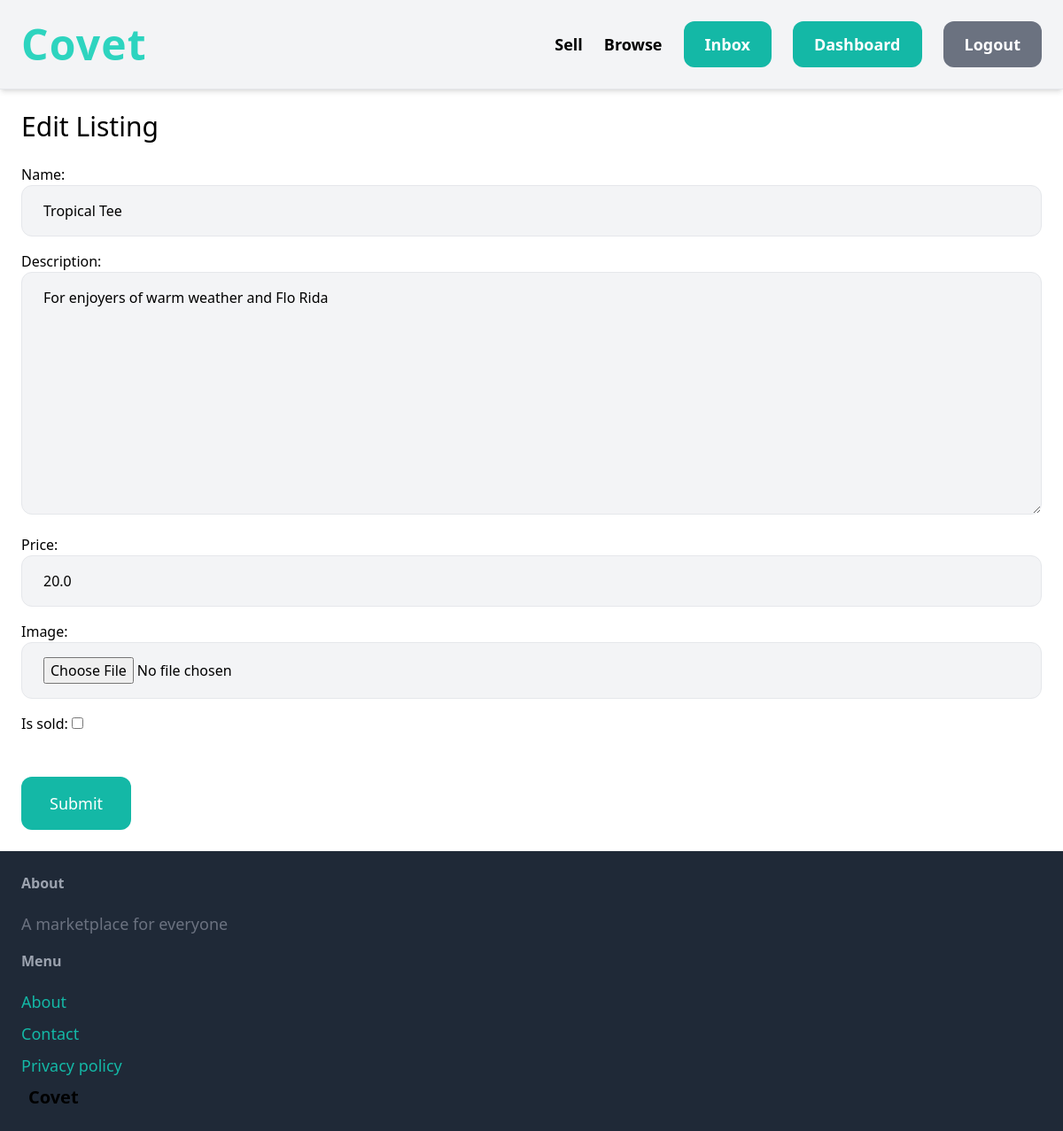
The app's page /items/2/edit/ (signed in) with its own data.
### item/models.py (models this page shows, shortened)
class Item(models.Model):
    category = models.ForeignKey(Category, related_name="items", on_delete=models.CASCADE) #get all items for this category
    name = models.CharField(max_length=255)
    description = models.TextField(blank=True, null=True)
    price = models.FloatField()
    image = models.ImageField(upload_to='item_images', blank=True, null=True)
    is_sold = models.BooleanField(default=False)
    created_at = models.DateTimeField(auto_now_add=True)    #blank=...allow empty field
    created_by = models.ForeignKey(User, related_name='items', on_delete=models.CASCADE)    #related_name=...get items from a given user

### item/views.py (the view)
# urls.py: path('<int:pk>/edit/', views.edit, name='edit'),
@login_required #django will require you to login before editing an item
def edit(request, pk):
    item = get_object_or_404(Item, pk=pk, created_by=request.user)
    if request.method=='POST':  #checks if incoming request is a POST from the user
        form = EditItemForm(request.POST, request.FILES, instance=item)
        if form.is_valid():
            item = form.save(commit=False)  #create item object before commiting to the db
            item.created_by = request.user
            item.save()
            return redirect('item:detail', pk=item.id)
    else:   #if incoming request is GET...
        form = EditItemForm(instance=item)    #otherwise return the default edit form
    return render(request, 'item/form.html', {
        'form': form,
        'title': "Edit Listing",
    })

### item/forms.py
class EditItemForm(forms.ModelForm):
    class Meta:     #override default ModelForm class
        model = Item
        fields = ('name', 'description', 'price', 'image', 'is_sold')
        widgets = {
            'name': forms.TextInput(attrs={
                'class': INPUT_CLASSES
            }),
            'description': forms.Textarea(attrs={
                'class': INPUT_CLASSES
            }),
            'price': forms.TextInput(attrs={
                'class': INPUT_CLASSES
            }),
            'image': forms.FileInput(attrs={
                'class': INPUT_CLASSES
            })
        }

### item/templates/item/form.html (shortened to what this page needs)
{% extends 'core/base.html' %} {% block title%}{{ title }}{% endblock %}
{%block content %}
<h1 class="mb-6 text-3xl">{{ title }}</h1>
<form method="post" action="." enctype="multipart/form-data">
  <div class="space-y-4">{{ form.as_p }}</div>
  <br />
  <button
    class="mt-6 py-4 px-8 text-lg bg-teal-500 hover:bg-teal-700 rounded-xl text-white"
  >
    Submit
  </button>
</form>
{% endblock %}

### records on screen
Item: name "Tropical Tee", description "For enjoyers of warm weather and Flo Rida", price "20.0"

### other values on screen
{{ title }} "Edit Listing"
